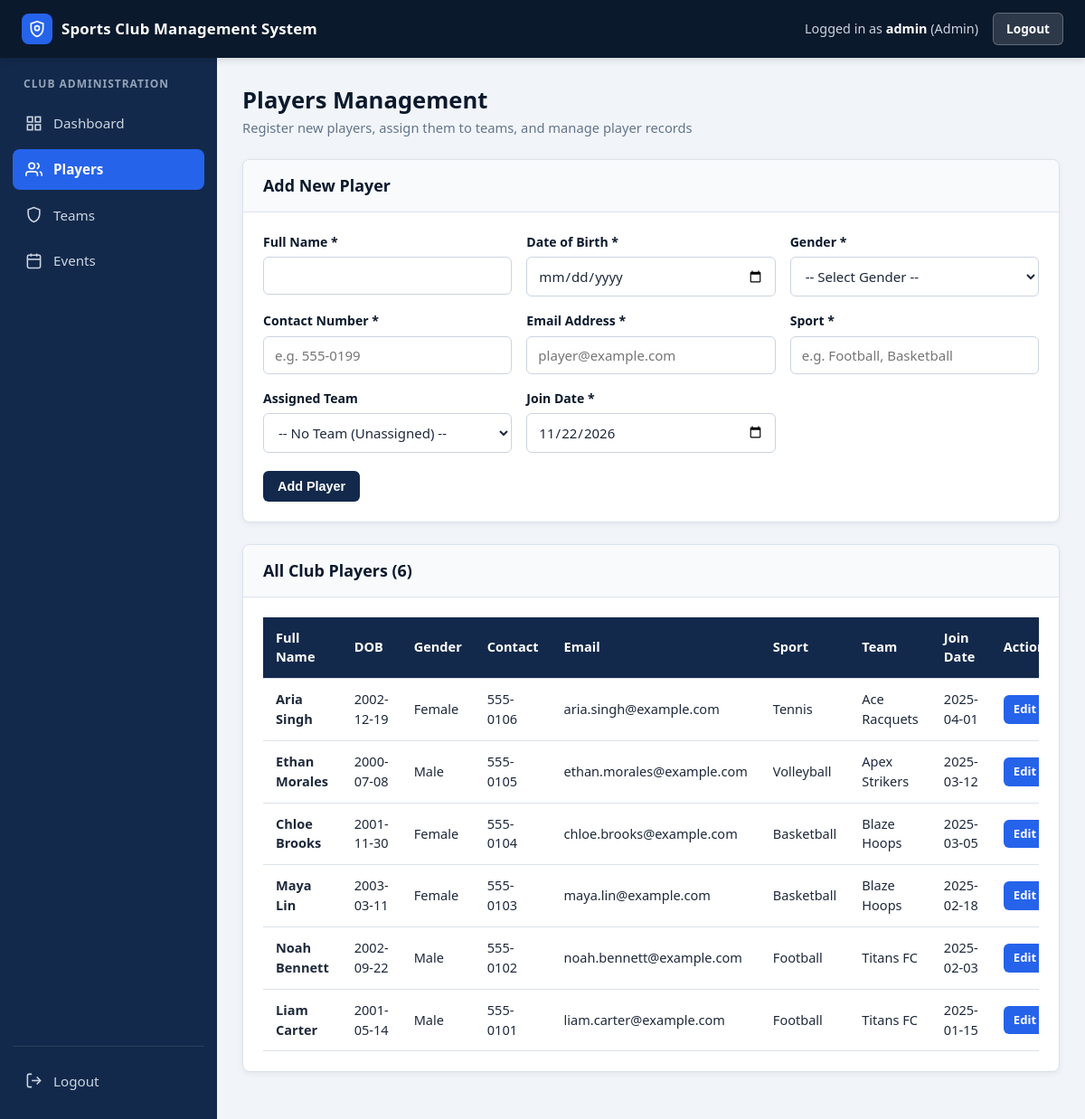
The app's page /players.php (signed in) with its own data.
### tables this page shows
CREATE TABLE IF NOT EXISTS players (
    player_id INT AUTO_INCREMENT PRIMARY KEY,
    full_name VARCHAR(100) NOT NULL,
    dob DATE NOT NULL,
    gender ENUM('Male', 'Female', 'Other') NOT NULL,
    contact VARCHAR(20) NOT NULL,
    email VARCHAR(100) NOT NULL,
    sport VARCHAR(50) NOT NULL,
    team_id INT NULL,
    join_date DATE NOT NULL,
    CONSTRAINT fk_players_team
        FOREIGN KEY (team_id) REFERENCES teams(team_id)
        ON DELETE SET NULL
        ON UPDATE CASCADE
);

CREATE TABLE IF NOT EXISTS teams (
    team_id INT AUTO_INCREMENT PRIMARY KEY,
    team_name VARCHAR(100) NOT NULL,
    sport VARCHAR(50) NOT NULL,
    category ENUM('Men', 'Women', 'Mixed') NOT NULL,
    coach_name VARCHAR(100) NOT NULL,
    description TEXT
);

### players.php (the view, shortened to what this page needs)
<?php
require_once 'db.php';
$edit_mode = false;
$edit_player = array(
    'player_id' => '',
    'full_name' => '',
    'dob'       => '',
    'gender'    => '',
    'contact'   => '',
    'email'     => '',
    'sport'     => '',
    'team_id'   => '',
    'join_date' => date('Y-m-d')
);
$sql = "SELECT p.*, t.team_name
        FROM players p
        LEFT JOIN teams t ON p.team_id = t.team_id
        ORDER BY p.player_id DESC";
$players_result = mysqli_query($conn, $sql);
include 'header.php';
include 'sidebar.php';
?>
        <main class="main-content">
            <div class="page-header">
                <div>
                    <h1>Players Management</h1>
                    <p>Register new players, assign them to teams, and manage player records</p>
                </div>
            </div>
            <section class="card">
                <div class="card-header">
                    <h2><?php echo $edit_mode ? "Edit Player (ID #" . htmlspecialchars($edit_player['player_id']) . ")" : "Add New Player"; ?></h2>
                </div>
                <div class="card-body">
                    <form action="players.php" method="POST" id="playerForm" onsubmit="return validatePlayerForm();">
                        <div class="form-grid">
                            <div class="form-group">
                                <label for="full_name">Full Name *</label>
                                <input type="text" id="full_name" name="full_name" class="form-control"
                                       value="<?php echo htmlspecialchars($edit_player['full_name']); ?>" required>
                            </div>
                            <div class="form-group">
                                <label for="dob">Date of Birth *</label>
                                <input type="date" id="dob" name="dob" class="form-control"
                                       value="<?php echo htmlspecialchars($edit_player['dob']); ?>" required>
                            </div>
                            <div class="form-group">
                                <label for="gender">Gender *</label>
                                <select id="gender" name="gender" class="form-control" required>
                                    <option value="">-- Select Gender --</option>
                                </select>
                            </div>
                            <div class="form-group">
                                <label for="contact">Contact Number *</label>
                                <input type="text" id="contact" name="contact" class="form-control"
                                       placeholder="e.g. 555-0199"
                                       value="<?php echo htmlspecialchars($edit_player['contact']); ?>" required>
                            </div>
                            <div class="form-group">
                                <label for="email">Email Address *</label>
                                <input type="email" id="email" name="email" class="form-control"
                                       placeholder="player@example.com"
                                       value="<?php echo htmlspecialchars($edit_player['email']); ?>" required>
                            </div>
                            <div class="form-group">
                                <label for="sport">Sport *</label>
                                <input type="text" id="sport" name="sport" class="form-control"
                                       placeholder="e.g. Football, Basketball"
                                       value="<?php echo htmlspecialchars($edit_player['sport']); ?>" required>
                            </div>
                            <div class="form-group">
                                <label for="team_id">Assigned Team</label>
                                <select id="team_id" name="team_id" class="form-control">
                                    <option value="">-- No Team (Unassigned) --</option>
                                </select>
                            </div>
                            <div class="form-group">
                                <label for="join_date">Join Date *</label>
                                <input type="date" id="join_date" name="join_date" class="form-control"
                                       value="<?php echo htmlspecialchars($edit_player['join_date']); ?>" required>
                            </div>
                        </div>
                        <div class="form-actions">
                            <button type="submit" class="btn btn-primary">
                                <?php echo $edit_mode ? "Update Player" : "Add Player"; ?>
                            </button>
                        </div>
                    </form>
                </div>
            </section>
            <section class="card">
                <div class="card-header">
                    <h2>All Club Players (<?php echo $players_result->num_rows; ?>)</h2>
                </div>
                <div class="card-body">
                    <div class="table-responsive">
                        <table class="data-table">
                            <thead>
                                <tr>
                                    <th>Full Name</th>
                                    <th>DOB</th>
                                    <th>Gender</th>
                                    <th>Contact</th>
                                    <th>Email</th>
                                    <th>Sport</th>
                                    <th>Team</th>
                                    <th>Join Date</th>
                                    <th>Actions</th>
                                </tr>
                            </thead>
                            <tbody>
                                <?php if ($players_result->num_rows > 0): ?>
                                    <?php while ($row = $players_result->fetch_assoc()): ?>
                                        <tr>
                                            <td><strong><?php echo htmlspecialchars($row['full_name']); ?></strong></td>
                                            <td><?php echo htmlspecialchars($row['dob']); ?></td>
                                            <td><?php echo htmlspecialchars($row['gender']); ?></td>
                                            <td><?php echo htmlspecialchars($row['contact']); ?></td>
                                            <td><?php echo htmlspecialchars($row['email']); ?></td>
                                            <td><?php echo htmlspecialchars($row['sport']); ?></td>
                                            <td><?php echo !empty($row['team_name']) ? htmlspecialchars($row['team_name']) : 'Unassigned'; ?></td>
                                            <td><?php echo htmlspecialchars($row['join_date']); ?></td>
                                            <td>
                                                <div class="action-buttons">
                                                    <a href="players.php?edit_id=<?php echo $row['player_id']; ?>" class="btn btn-sm btn-edit">Edit</a>
                                                </div>
                                            </td>
                                        </tr>
                                    <?php endwhile; ?>
                                <?php else: ?>
                                    <tr>
                                        <td colspan="10" class="empty-state">No players found.</td>
                                    </tr>
                                <?php endif; ?>
                            </tbody>
                        </table>
                    </div>
                </div>
            </section>
        </main>
    </div>
</body>
</html>

### style.css (style rules this page uses)
* { box-sizing: border-box; margin: 0; padding: 0; }
:root { --navy-dark: #0b192c; --navy-main: #13294b; --navy-light: #1e3a66; --accent-blue: #2563eb; --accent-blue-hover: #1d4ed8; --accent-green: #16a34a; --accent-amber: #d97706; --accent-red: #dc2626; --accent-red-hover: #b91c1c; --bg-light: #f1f5f9; --bg-white: #ffffff; --border-color: #dbe2ea; --text-dark: #1e293b; --text-muted: #64748b; --shadow-sm: 0 2px 6px rgba(11, 25, 44, 0.06); --shadow-md: 0 8px 24px rgba(11, 25, 44, 0.12); --radius: 8px; }
body { font-family: 'Segoe UI', Tahoma, Geneva, Verdana, sans-serif; background-color: var(--bg-light); color: var(--text-dark); line-height: 1.5; }
a { text-decoration: none; color: inherit; }
.main-content { flex: 1; padding: 28px; min-width: 0; }
.page-header { display: flex; justify-content: space-between; align-items: center; flex-wrap: wrap; gap: 12px; margin-bottom: 24px; }
.page-header h1 { font-size: 1.6rem; color: var(--navy-dark); }
.page-header p { font-size: 0.92rem; color: var(--text-muted); }
.card { background-color: var(--bg-white); border-radius: var(--radius); box-shadow: var(--shadow-sm); margin-bottom: 24px; overflow: hidden; border: 1px solid var(--border-color); }
.card-header { background-color: #f8fafc; padding: 15px 22px; border-bottom: 1px solid var(--border-color); display: flex; justify-content: space-between; align-items: center; flex-wrap: wrap; gap: 10px; }
.card-header h2 { font-size: 1.12rem; color: var(--navy-dark); }
.card-body { padding: 22px; }
.form-grid { display: grid; grid-template-columns: repeat(auto-fit, minmax(220px, 1fr)); gap: 16px; }
.form-group { margin-bottom: 16px; }
.form-grid .form-group { margin-bottom: 0; }
.form-group label { display: block; font-size: 0.88rem; font-weight: 600; color: var(--navy-dark); margin-bottom: 6px; }
.form-control { width: 100%; padding: 10px 12px; border: 1px solid #cbd5e1; border-radius: 6px; font-size: 0.94rem; color: var(--text-dark); background-color: #ffffff; font-family: inherit; }
.form-actions { margin-top: 20px; display: flex; gap: 10px; flex-wrap: wrap; }
.btn { display: inline-block; padding: 9px 16px; border-radius: 6px; font-size: 0.9rem; font-weight: 600; border: none; cursor: pointer; text-align: center; transition: background-color 0.2s, opacity 0.2s; }
.btn-sm { padding: 6px 11px; font-size: 0.82rem; }
.btn-primary { background-color: var(--navy-main); color: #ffffff; }
.btn-edit { background-color: var(--accent-blue); color: #ffffff; }
.table-responsive { width: 100%; overflow-x: auto; }
.data-table { width: 100%; border-collapse: collapse; font-size: 0.91rem; }
.data-table thead { background-color: var(--navy-main); color: #ffffff; }
.data-table th, .data-table td { padding: 12px 14px; text-align: left; border-bottom: 1px solid var(--border-color); vertical-align: middle; }
.action-buttons { display: flex; gap: 6px; flex-wrap: nowrap; }

### records on screen
players: full_name "Aria Singh", dob "2002-12-19", gender "Female", contact "555-0106", email "aria.singh@example.com", sport "Tennis", team.team_name "Ace Racquets", join_date "2025-04-01"
players: full_name "Ethan Morales", dob "2000-07-08", gender "Male", contact "555-0105", email "ethan.morales@example.com", sport "Volleyball", team.team_name "Apex Strikers", join_date "2025-03-12"
players: full_name "Chloe Brooks", dob "2001-11-30", gender "Female", contact "555-0104", email "chloe.brooks@example.com", sport "Basketball", team.team_name "Blaze Hoops", join_date "2025-03-05"
players: full_name "Maya Lin", dob "2003-03-11", gender "Female", contact "555-0103", email "maya.lin@example.com", sport "Basketball", team.team_name "Blaze Hoops", join_date "2025-02-18"
players: full_name "Noah Bennett", dob "2002-09-22", gender "Male", contact "555-0102", email "noah.bennett@example.com", sport "Football", team.team_name "Titans FC", join_date "2025-02-03"
players: full_name "Liam Carter", dob "2001-05-14", gender "Male", contact "555-0101", email "liam.carter@example.com", sport "Football", team.team_name "Titans FC", join_date "2025-01-15"

### other values on screen
$_SESSION['username'] "admin"
$_SESSION['role'] "Admin"
$players_result->num_rows "6"
